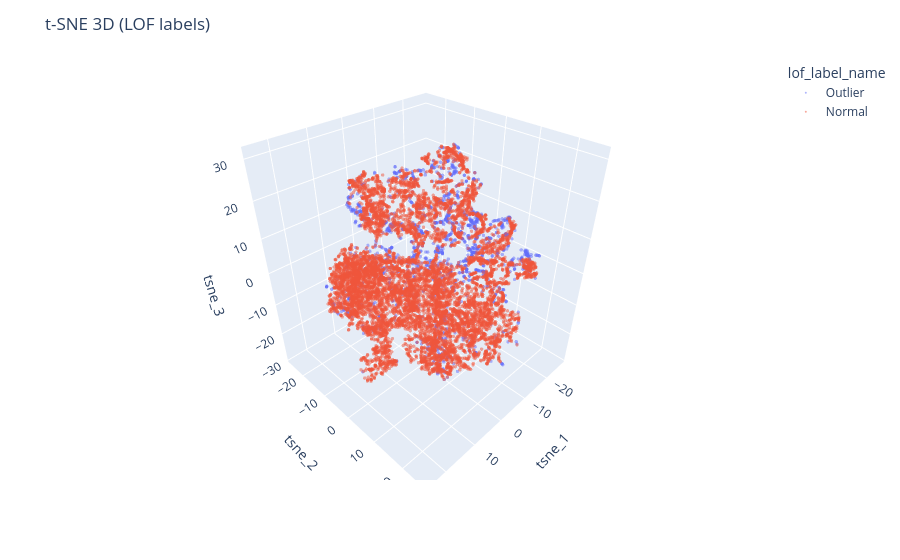

Notebook code cell kept with this figure:
### Code cell
fig = px.scatter_3d(
    plot_df,
    x="tsne_1", y="tsne_2", z="tsne_3",
    color="lof_label_name",
    opacity=0.5,
    hover_data=["person_id"] if "person_id" in plot_df.columns else None
)

fig.update_traces(marker=dict(size=2))
fig.update_layout(title="t-SNE 3D (LOF labels)")
fig.show()

### Figure 1 — Plotly figure (JSON) as saved in the notebook; plotly's stock layout.template omitted (floating-point values rounded to 4 significant figures; data arrays with more than 128 entries replaced by an {"elided": "..."} marker saying what was removed)
{"data": [{"hovertemplate": "lof_label_name=Outlier<br>tsne_1=%{x}<br>tsne_2=%{y}<br>tsne_3=%{z}<extra></extra>", "legendgroup": "Outlier", "marker": {"color": "#636efa", "opacity": 0.5, "size": 2, "symbol": "circle"}, "mode": "markers", "name": "Outlier", "scene": "scene", "showlegend": true, "type": "scatter3d", "x": {"elided": "1755 float values"}, "y": {"elided": "1755 float values"}, "z": {"elided": "1755 float values"}}, {"hovertemplate": "lof_label_name=Normal<br>tsne_1=%{x}<br>tsne_2=%{y}<br>tsne_3=%{z}<extra></extra>", "legendgroup": "Normal", "marker": {"color": "#EF553B", "opacity": 0.5, "size": 2, "symbol": "circle"}, "mode": "markers", "name": "Normal", "scene": "scene", "showlegend": true, "type": "scatter3d", "x": {"elided": "10000 float values"}, "y": {"elided": "10000 float values"}, "z": {"elided": "10000 float values"}}], "layout": {"legend": {"title": {"text": "lof_label_name"}, "tracegroupgap": 0}, "margin": {"t": 60}, "scene": {"domain": {"x": [0, 1], "y": [0, 1]}, "xaxis": {"title": {"text": "tsne_1"}}, "yaxis": {"title": {"text": "tsne_2"}}, "zaxis": {"title": {"text": "tsne_3"}}}, "title": {"text": "t-SNE 3D (LOF labels)"}}}
